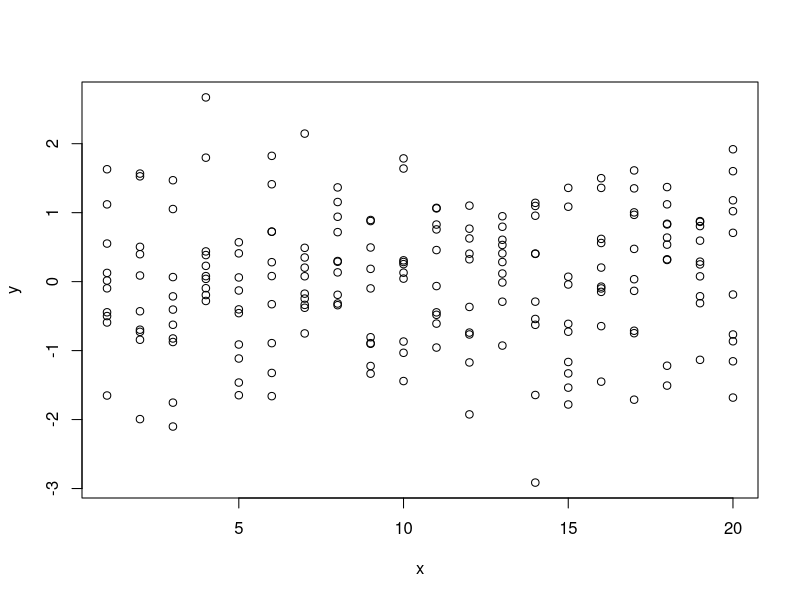

The R source for this figure:
#
# EPage 65
#
# Written by:
# -- 
# John L. Weatherwax                2009-04-21
# 
# email: wax@alum.mit.edu
# 
# Please send comments and especially bug reports to the
# above email address.
# 
#-----

# Part (1):
# 
x = rep(1:20, times=10)
y = rnorm(200)

#postscript("../../WriteUp/Graphics/Chapter1/prob_2_scatter_plot.eps", onefile=FALSE, horizontal=FALSE)
plot( x, y )
#dev.off()

summary( lm( y ~ x ) )
summary( glm( y ~ x ) )

summary( lm( y ~ as.factor(x) ) )
summary( glm( y ~ as.factor(x) ) )


